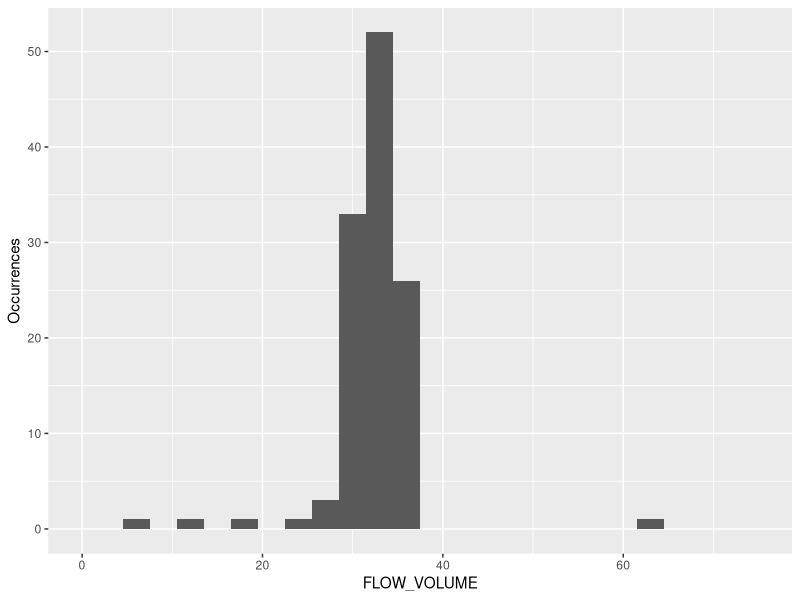
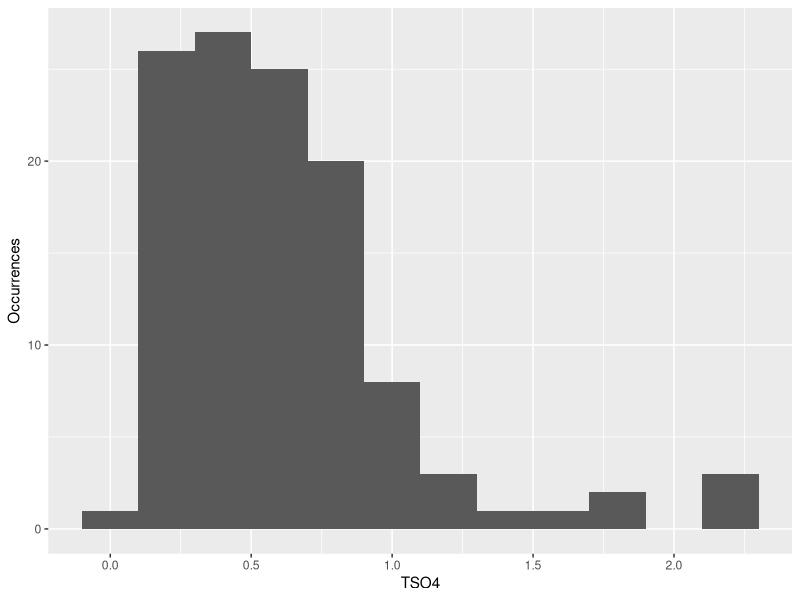
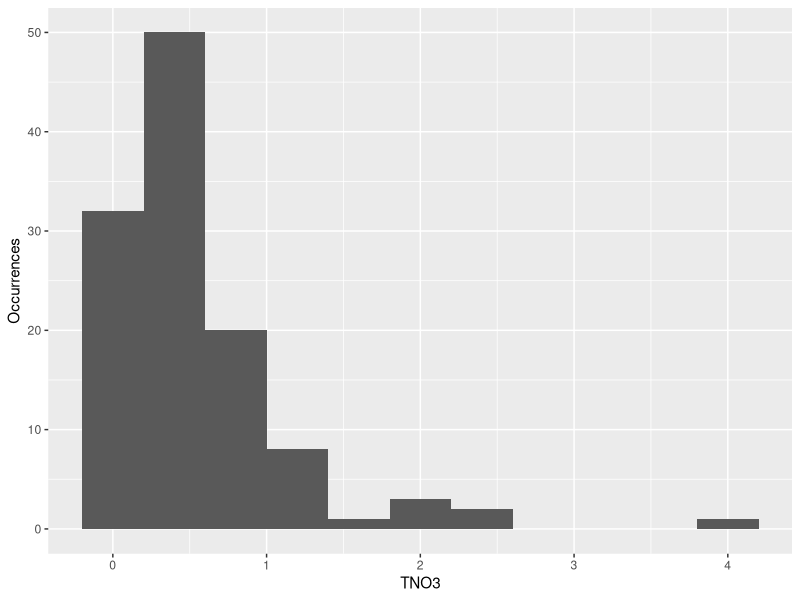
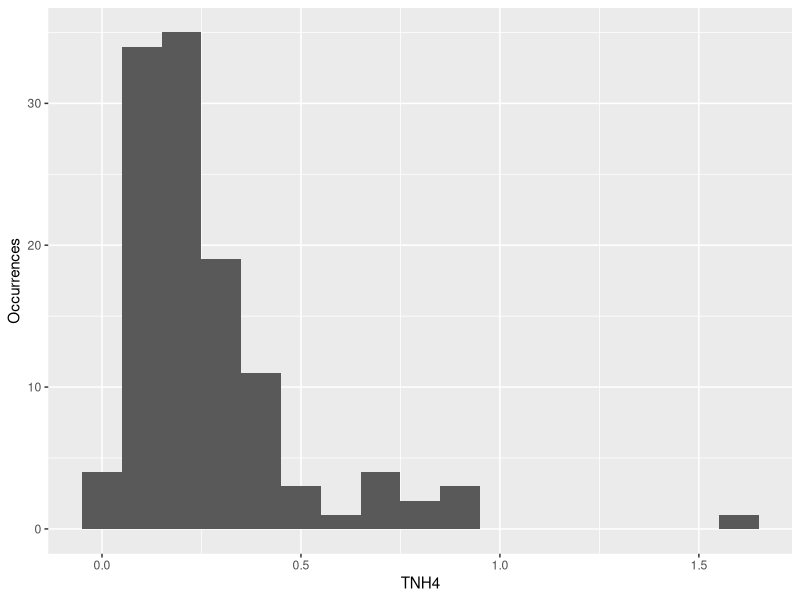
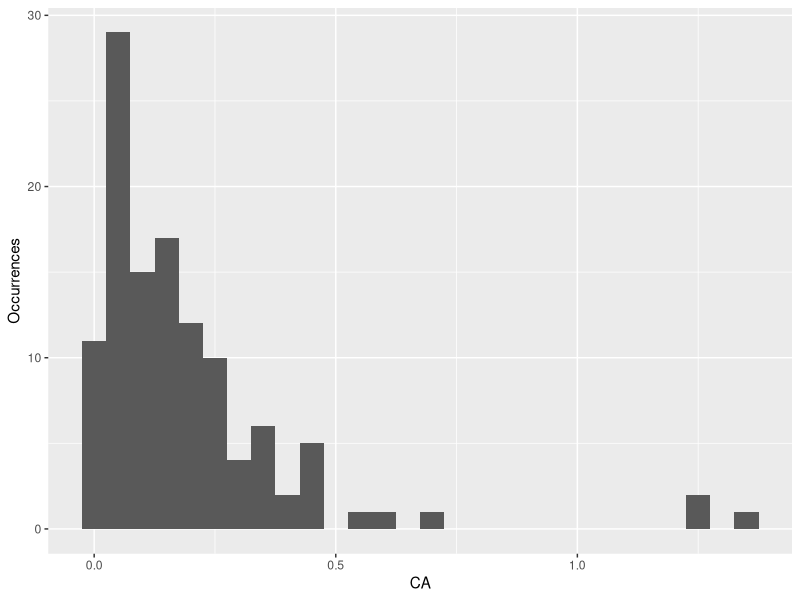
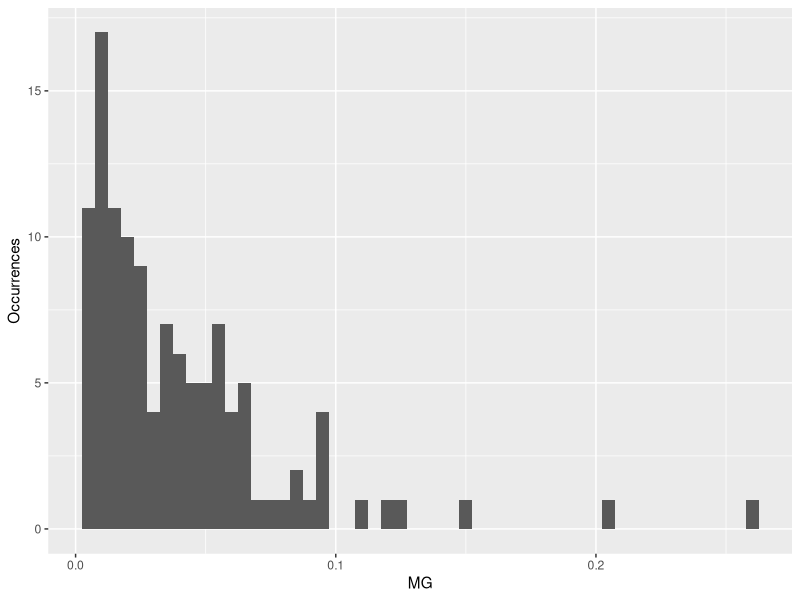
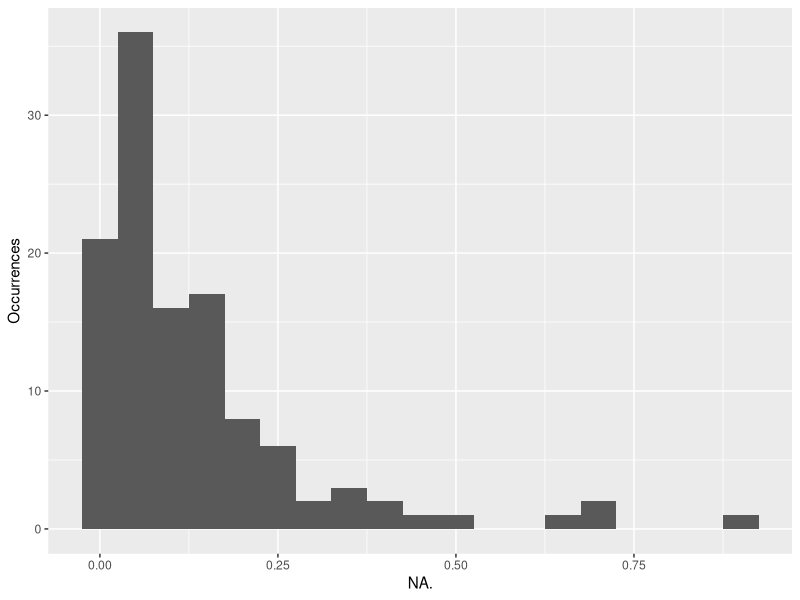
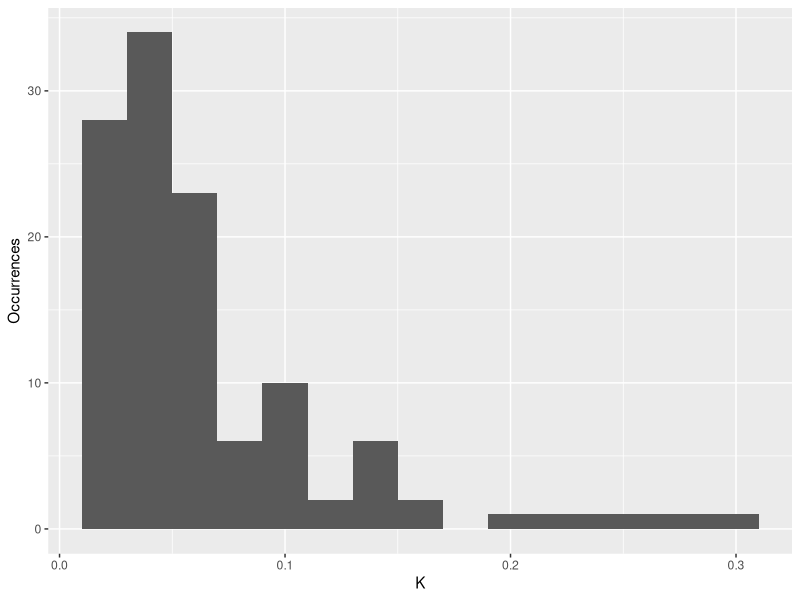

Generate these figures, in order, with R:
## ---- chunk 1

library(dplyr)
library(ggplot2)
library(gridExtra)
# Load all of the packages that you end up using in your analysis in this code
# chunk.

# Notice that the parameter "echo" was set to FALSE for this code chunk. This
# prevents the code from displaying in the knitted HTML output. You should set
# echo=FALSE for all code chunks in your file, unless it makes sense for your
# report to show the code that generated a particular plot.

# The other parameters for "message" and "warning" should also be set to FALSE
# for other code chunks once you have verified that each plot comes out as you
# want it to. This will clean up the flow of your report.


## ---- chunk 2
California <- read.csv("Filter Pack Concentrations2.csv")

x = c('GLR468','JOT403', 'SEK430','YOS404')

years <- subset(California, California$SITE_ID == x)

years$DATEOFF <- as.Date(years$DATEOFF, format =  '%m/%d/%Y')

years$DATEON <- as.Date(years$DATEON, format = '%m/%d/%Y')

years$UPDATE_DATE <- as.Date(years$UPDATE_DATE, format = '%m/%d/%Y')

years$YEAR <- format(years[,'DATEOFF'], '%Y')

years$MONTH <-format(years[,'DATEOFF'], "%m")


str(years)

Target_data <- subset(years, years$YEAR >= '2018')

Target_data$Particulate <- ((Target_data$TSO4 + Target_data$TNH4 + Target_data$CA + Target_data$MG + Target_data$NA. + Target_data$K + Target_data$NSO4)* Target_data$FLOW_VOLUME)

Target_data$Gaseous <- ((Target_data$TOTAL_NO3 + Target_data$TOTAL_SO2)/Target_data$FLOW_VOLUME)
## ---- chunk 3
qplot(x = FLOW_VOLUME, data = subset(Target_data, !is.na(FLOW_VOLUME)), 
      binwidth = 3) +
  ylab('Occurrences') +
  xlim (0, 75)

summary(Target_data$FLOW_VOLUME)
## ---- chunk 4
qplot(x = TSO4, data = subset(Target_data, !is.na(TSO4)), 
      binwidth = .2) +
  ylab('Occurrences') 

summary(Target_data$TSO4)
## ---- chunk 5
qplot(x = TNO3, data = subset(Target_data, !is.na(TNO3)), 
      binwidth = .4) +
  ylab('Occurrences') 

summary(Target_data$TNO3)
## ---- chunk 6
qplot(x = TNH4, data = subset(Target_data, !is.na(TNH4)), 
      binwidth=.1) +
  ylab('Occurrences')

summary(Target_data$TNH4)
## ---- chunk 7
qplot(x = CA, data = subset(Target_data, !is.na(CA)), 
      binwidth =.05) +
  ylab('Occurrences')

summary(Target_data$CA)
## ---- chunk 8
qplot(x = MG, data = subset(Target_data, !is.na(MG)),
      binwidth = .005) +
  ylab('Occurrences')

summary(Target_data$MG)
## ---- chunk 9
qplot(x = NA. , data = subset(Target_data, !is.na(Target_data$NA.)), 
      binwidth = .05) +
  ylab('Occurrences') 

summary(Target_data$NA.)
## ---- chunk 10
qplot(x = K, data = subset(Target_data, !is.na(K)), 
      binwidth = .02) +
  ylab('Occurrences') 

summary(Target_data$K)
## ---- chunk 11
qplot(x = NSO4, data = subset(Target_data, !is.na(NSO4)), 
      binwidth = .008) +
  ylab('Occurrences') 

summary(Target_data$NSO4)
## ---- chunk 12
qplot(x = NHNO3, data = subset(Target_data, !is.na(NHNO3)), 
      binwidth = .05) +
  ylab('Occurrences') 

summary(Target_data$NHNO3)
## ---- chunk 13
qplot(x = WSO2, data = subset(Target_data, !is.na(WSO2)), 
      binwidth = .1) +
  ylab('Occurrences') 

summary(Target_data$WSO2)
## ---- chunk 14
p1 = qplot(x = TNH4, data = subset(Target_data, !is.na(TNH4)), 
           binwidth=.1) +
  ylab('Occurrences')

p2 = qplot(x = WSO2, data = subset(Target_data, !is.na(WSO2)), 
           binwidth = .1) +
  ylab('Occurrences') 

p3 = qplot(x = NHNO3, data = subset(Target_data, !is.na(NHNO3)), 
           binwidth = .05) +
  ylab('Occurrences') 

p4 = qplot(x = TNO3, data = subset(Target_data, !is.na(TNO3)), 
           binwidth = .4) +
  ylab('Occurrences')

p5 = qplot(x = NSO4, data = subset(Target_data, !is.na(NSO4)), 
           binwidth = .008) +
  ylab('Occurrences') 

p6 = qplot(x = TSO4, data = subset(Target_data, !is.na(TSO4)), 
           binwidth = .2) +
  ylab('Occurrences') 

p7 = qplot(x = CA, data = subset(Target_data, !is.na(CA)), 
           binwidth = .2) +
  ylab('Occurrences')

p8 = qplot(x = MG, data = subset(Target_data, !is.na(MG)), 
           binwidth = .2) +
  ylab('Occurrences')

p9 = qplot(x = NA., data = subset(Target_data, !is.na(NA.)), 
           binwidth = .2) +
  ylab('Occurrences')

p10 = qplot(x = K, data = subset(Target_data, !is.na(K)), 
            binwidth = .2) +
  ylab('Occurrences')

p11 = qplot(x = CL, data = subset(Target_data, !is.na(CL)),
            binwidth = .2) +
  ylab('Occurrences')

p12 = qplot(x = TOTAL_SO2, data = subset(Target_data, !is.na(TOTAL_SO2)), 
            binwidth = .2) +
  ylab('Occurrences')

p13 = qplot(x = TOTAL_NO3, data = subset(Target_data, !is.na(TOTAL_NO3)), 
            binwidth = .2) +
  ylab('Occurrences')

p14 = qplot(x = FLOW_VOLUME, data = subset(Target_data, !is.na(FLOW_VOLUME)), 
            binwidth = .2) +
  ylab('Occurrences')

grid.arrange(p1,p2, p3, p4, p5, 
             p6, p7, p8, p9, p10, 
             p11, p12, p13, p14, 
             ncol=3)
## ---- chunk 15
qplot(x = TNH4, data = subset(Target_data, !is.na(TNH4)), 
      binwidth=.1) +
  ylab('Occurrences') +
  facet_wrap('SITE_ID')
## ---- chunk 16
qplot(x = WSO2, data = subset(Target_data, !is.na(WSO2)), 
      binwidth = .1) +
  ylab('Occurrences')  +
  facet_wrap('SITE_ID')
## ---- chunk 17
qplot(x = NHNO3, data = subset(Target_data, !is.na(NHNO3)), 
      binwidth = .05) +
  ylab('Occurrences')  +
  facet_wrap('SITE_ID')
## ---- chunk 18
qplot(x = TNO3, data = subset(Target_data, !is.na(TNO3)), 
      binwidth = .4) +
  ylab('Occurrences') +
  facet_wrap('SITE_ID')
## ---- chunk 19
qplot(x = NSO4, data = subset(Target_data, !is.na(NSO4)), 
      binwidth = .008) +
  ylab('Occurrences')  + facet_wrap('SITE_ID')
## ---- chunk 20


qplot(x = TSO4, data = subset(Target_data, !is.na(TSO4)), 
      binwidth = .2) +
  ylab('Occurrences')  +
  facet_wrap('SITE_ID')
## ---- chunk 21
qplot(x = CA, data = subset(Target_data, !is.na(CA)), 
      binwidth = .2) +
  ylab('Occurrences')  +
  facet_wrap('SITE_ID')
## ---- chunk 22
qplot(x = MG, data = subset(Target_data, !is.na(MG)), 
      binwidth = .2) +
  ylab('Occurrences')  +
  facet_wrap('SITE_ID')
## ---- chunk 23
qplot(x = NA., data = subset(Target_data, !is.na(NA.)), 
      binwidth = .2) +
  ylab('Occurrences')  +
  facet_wrap('SITE_ID')
## ---- chunk 24
qplot(x = K, data = subset(Target_data, !is.na(K)), 
      binwidth = .2) +
  ylab('Occurrences')  +
  facet_wrap('SITE_ID')
## ---- chunk 25
qplot(x = CL, data = subset(Target_data, !is.na(CL)), 
      binwidth = .2) +
  ylab('Occurrences')  +
  facet_wrap('SITE_ID')
## ---- chunk 26
ggplot(aes(x = FLOW_VOLUME, y = WSO2), 
       data = subset(Target_data, !is.na(WSO2))) +
  geom_point(alpha = .2, position = position_jitter(h=0)) +
  facet_wrap('SITE_ID')

ggplot(aes(x = FLOW_VOLUME, y = NHNO3), 
       data = subset(Target_data, !is.na(NHNO3))) +
  geom_point(alpha = .2, position = position_jitter(h=0)) +
  facet_wrap('SITE_ID')

ggplot(aes(x = FLOW_VOLUME, y = TNH4),
       data = subset(Target_data, !is.na(TNH4))) +
  geom_point(alpha = .2, position = position_jitter(h=0)) +
  facet_wrap('SITE_ID')


ggplot(aes(x = FLOW_VOLUME, y = TNO3), 
       data = subset(Target_data, !is.na(TNO3))) +
  geom_point(alpha = .2, position = position_jitter(h=0)) +
  facet_wrap('SITE_ID')


ggplot(aes(x = FLOW_VOLUME, y = TSO4), 
       data = subset(Target_data, !is.na(TSO4))) +
  geom_point(alpha = .2, position = position_jitter(h=0)) +
  facet_wrap('SITE_ID')


ggplot(aes(x = DATEOFF, y = TOTAL_NO3), 
       data = Target_data) +
  geom_line() +
  geom_smooth() +
  facet_wrap('SITE_ID')

ggplot(aes(x = DATEOFF, y = TOTAL_SO2), 
       data = Target_data) +
  geom_line() +
  geom_smooth() +
  facet_wrap('SITE_ID')

ggplot(aes(x = DATEOFF, y = WSO2), 
       data = Target_data) +
  geom_line() +
  geom_smooth() +
  facet_wrap('SITE_ID')

ggplot(aes(x = DATEOFF, y = NHNO3), 
       data = Target_data) +
  geom_line() +
  geom_smooth() +
  facet_wrap('SITE_ID')

ggplot(aes(x = DATEOFF, y = NSO4), 
       data = Target_data) +
  geom_line() +
  geom_smooth() +
  facet_wrap('SITE_ID')

ggplot(aes(x = DATEOFF, y = CL), 
       data = Target_data) +
  geom_line() +
  geom_smooth() +
  facet_wrap('SITE_ID')

ggplot(aes(x = DATEOFF, y = K), 
       data = Target_data) +
  geom_line() +
  geom_smooth() +
  facet_wrap('SITE_ID')

ggplot(aes(x = DATEOFF, y = NA.), 
       data = Target_data) +
  geom_line() +
  geom_smooth() +
  facet_wrap('SITE_ID')

ggplot(aes(x = DATEOFF, y = MG), 
       data = Target_data) +
  geom_line() +
  geom_smooth() +
  facet_wrap('SITE_ID')

ggplot(aes(x = DATEOFF, y = CA), 
       data = Target_data) +
  geom_line() +
  geom_smooth() +
  facet_wrap('SITE_ID')

ggplot(aes(x = DATEOFF, y = TNH4), 
       data = Target_data) +
  geom_line() +
  geom_smooth() +
  facet_wrap('SITE_ID')

ggplot(aes(x = DATEOFF, y = TNO3), 
       data = Target_data) +
  geom_line() +
  geom_smooth() +
  facet_wrap('SITE_ID')

ggplot(aes(x = DATEOFF, y = TSO4), 
       data = Target_data) +
  geom_line() +
  geom_smooth() +
  facet_wrap('SITE_ID')
## ---- chunk 27
cor.test(Target_data$FLOW_VOLUME, Target_data$Gaseous)
## ---- chunk 28
cor.test(Target_data$FLOW_VOLUME, Target_data$Particulate)
## ---- chunk 29
cor.test(Target_data$Particulate, Target_data$Gaseous)
## ---- chunk 30
ggplot(aes(x = Particulate, y= Gaseous), data = Target_data) +
  geom_point()+
  geom_smooth(method = 'lm', color = 'red')

## ---- chunk 31

ggplot(aes(x = DATEOFF, y = FLOW_VOLUME), 
       data = Target_data) +
  geom_line(aes(color =SITE_ID)) 

summary(Target_data$FLOW_VOLUME)


ggplot(aes(x= DATEOFF, y= Particulate), 
       data = Target_data)+
  geom_line(aes(color = SITE_ID), 
            stat = "summary", fun = median) +
  geom_smooth(linetype= 2)

summary(Target_data$Particulate)

ggplot(aes(x = DATEOFF, y = Gaseous),
       data = Target_data) +
  geom_line(aes(color = SITE_ID),
            stat = 'summary')+
  geom_smooth( linetype=2)

summary(Target_data$Gaseous)


## ---- chunk 32
ggplot(aes(x= DATEOFF, y= Particulate),
       data = Target_data)+
  geom_line(aes(color = SITE_ID),
            stat = "summary", fun = median) +
  geom_smooth(linetype= 2) +
  ggtitle("Particulate measurement per day")

## ---- chunk 33
ggplot(aes(x = DATEOFF, y = Gaseous), 
       data = Target_data) +
  geom_line(aes(color = SITE_ID), 
            stat = 'summary')+
  geom_smooth( linetype=2)+
  ggtitle("Gaseous measurement per day")

## ---- chunk 34
ggplot(aes(x = FLOW_VOLUME, y = Gaseous), 
       data = subset(Target_data, !is.na(Gaseous))) +
  geom_point(alpha = .2, position = position_jitter(h=0)) +
  facet_wrap('SITE_ID')+
  ggtitle("Gaseous Measurements per Air Flow Volume")

